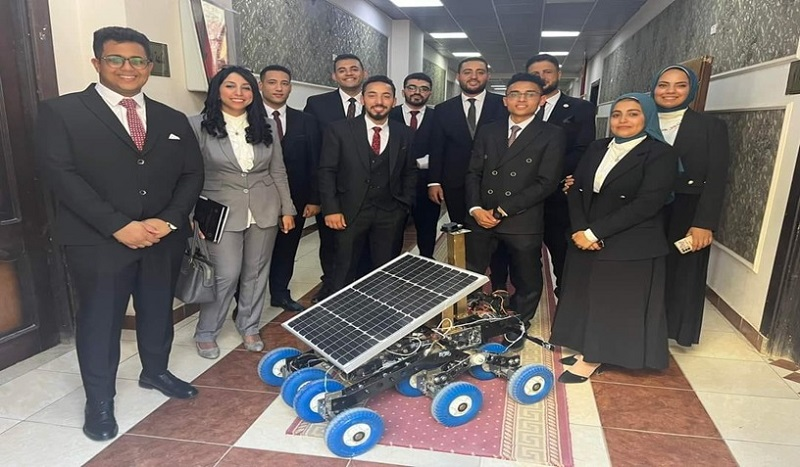
#> input picture original_2023/Documentation/show/1.jpg, 800 x 467 px, given in place of s2.jpg, which was not available; the run also reads 2 pictures not shown here
$ python make_video.py ../original_2023/Documentation/show/1.jpg
#> lines starting #> are read from the running program, lines starting #| are printed output that depends on the picture
"""MISSION X - final project demo video (1920x1080, 30 fps, H.264 + AAC).

Frames are composed in Python (PIL/numpy) and streamed straight into ffmpeg,
so no large intermediate files are written. Sources: the team's own footage
and photos (report, presentation, show folder), the paper figures and a
re-run of the SLAM digital twin for an animated map. The soundtrack is
synthesised procedurally (no third-party music).

Usage:  python make_video.py [--ar] [--preview]
        --ar       Arabic edition (Arabic captions, right-to-left layout)
        --preview  960x540, faster
Output: video/MissionX_Rover_Demo.mp4 (or MissionX_Rover_Demo_AR.mp4)
"""
from __future__ import annotations

import math
import os
import subprocess
import sys
import wave

import numpy as np
from PIL import Image, ImageDraw, ImageFilter, ImageFont

HERE = os.path.dirname(os.path.abspath(__file__))
ROOT = os.path.dirname(HERE)
PROJ = os.path.dirname(ROOT)
# 2023 material: the untouched sibling folder when present, otherwise the copy
# in original_2023/ (where navigation.mp4 and sensor.mp4 are 1080p re-encodes)
DOC = os.path.join(PROJ, "Space Exploration Rover", "Documentation")
if not os.path.isdir(DOC):
    DOC = os.path.join(ROOT, "original_2023", "Documentation")
FIG = os.path.join(ROOT, "paper", "figures")
OUT_FIG = os.path.join(ROOT, "analysis", "out")
ASSETS = os.path.join(HERE, "assets")
BUILD = os.path.join(HERE, "build")
os.makedirs(BUILD, exist_ok=True)
sys.path.insert(0, os.path.join(ROOT, "ros2_ws", "src", "rover_core"))
sys.path.insert(0, os.path.join(ROOT, "analysis"))

PREVIEW = "--preview" in sys.argv
# --ar renders the Arabic edition: Arabic captions, right-to-left layout
RTL = "--ar" in sys.argv
W, H = (960, 540) if PREVIEW else (1920, 1080)


def tr(en, ar):
    """Pick the caption for the current edition."""
    return ar if RTL else en


def is_ar(s):
    return any("؀" <= ch <= "ۿ" for ch in s)
S = W / 1920.0
FPS = 30
FONTS = r"C:\Windows\Fonts"
MARS = (235, 104, 52)
INK = (12, 12, 14)
WHITE = (255, 255, 255)
SOFT = (225, 223, 216)


def font(name, size):
    return ImageFont.truetype(os.path.join(FONTS, name), max(8, int(size * S)),
                              layout_engine=ImageFont.Layout.RAQM)


F_TITLE = lambda s: font("bahnschrift.ttf", s)       # Latin display face (no Arabic glyphs)
F_BOLD = lambda s: font("segoeuib.ttf", s)
F_SEMI = lambda s: font("seguisb.ttf", s)
F_REG = lambda s: font("segoeui.ttf", s)
F_LIGHT = (lambda s: font("segoeui.ttf", s)) if RTL else (lambda s: font("segoeuil.ttf", s))
F_HEAD = F_BOLD if RTL else F_TITLE                   # headings that may carry Arabic


# ======================================================================
# image helpers
# ======================================================================
def load(path):
#> called with path = 'video/assets/pptx/s2.jpg'
    return Image.open(path).convert("RGB")
#> returned value is the input picture: PIL image 800x467 RGB; mean R, G, B 111.9, 105.1, 101.2


def cover(img, w=W, h=H, cx=0.5, cy=0.5):
#> called with w = 1920, h = 1080, cx = 0.5, cy = 0.5
    r = max(w / img.width, h / img.height)
#> r = 2.4
    im = img.resize((max(w, int(img.width * r + 0.5)), max(h, int(img.height * r + 0.5))), Image.LANCZOS)
    x = int((im.width - w) * cx)
    y = int((im.height - h) * cy)
    return im.crop((x, y, x + w, y + h))
#> returned value: PIL image 1920x1080 RGB


# [7 lines left out: function contain_on_blur, not called in this run]


class KenBurns:
    """Slow zoom/pan over a still (source pre-scaled for the max zoom)."""

    def __init__(self, img, z0=1.0, z1=1.12, c0=(0.5, 0.5), c1=(0.5, 0.5), mode="cover"):
        base = contain_on_blur(img) if mode == "contain" else cover(img)
        zmax = max(z0, z1)
        self.big = base.resize((int(W * zmax), int(H * zmax)), Image.LANCZOS)
        self.z0, self.z1, self.c0, self.c1, self.zmax = z0, z1, c0, c1, zmax
#> self.z0 = 1.04; self.z1 = 1.14; self.c0 = (0.5, 0.45); self.c1 = (0.5, 0.4); self.zmax = 1.14

    # [11 lines left out: function frame, not called in this run]


class VideoClip:
    """Sequential frames from a video segment (scaled/cropped by ffmpeg)."""

    def __init__(self, path, start, dur, mode="cover", crop=None, speed=1.0):
        vf = []
        if crop:  # crop=(x, y, w, h) as fractions of the input
            vf.append(f"crop=iw*{crop[2]}:ih*{crop[3]}:iw*{crop[0]}:ih*{crop[1]}")
        if speed != 1.0:
            vf.append(f"setpts=PTS/{speed}")
        if mode == "cover":
            vf.append(f"scale={W}:{H}:force_original_aspect_ratio=increase,crop={W}:{H}")
            fc = ",".join(vf)
            args = ["-vf", fc + f",fps={FPS}"]
        else:  # contain on blurred background
            pre = ",".join(vf) + "," if vf else ""
            fc = (f"[0:v]{pre}split[a][b];[a]scale={W}:{H}:force_original_aspect_ratio=increase,"
                  f"crop={W}:{H},boxblur=30:4,eq=brightness=-0.22[bg];[b]scale=-2:{H}[fg];"
                  f"[bg][fg]overlay=(W-w)/2:0,fps={FPS}[v]")
            args = ["-filter_complex", fc, "-map", "[v]"]
        self.cmd = ["ffmpeg", "-v", "error", "-ss", str(start), "-t", str(dur / speed if speed != 1.0 else dur),
                    "-i", path] + args + ["-an", "-f", "rawvideo", "-pix_fmt", "rgb24", "-"]
        self.p = None          # decoder is started lazily on the first frame
        self.done = False
        self.last = Image.new("RGB", (W, H), (0, 0, 0))

    # [21 lines left out: functions frame, close, not called in this run]


# ======================================================================
# overlays (RGBA, full frame)
# ======================================================================
def rgba():
    return Image.new("RGBA", (W, H), (0, 0, 0, 0))


def _kw(txt):
    return {"direction": "rtl", "language": "ar"} if is_ar(txt) else {}


def text_w(draw, txt, f):
    return draw.textlength(txt, font=f, **_kw(txt))


def put(d, x, y, txt, f, fill, mirror=True):
    """Draw text whose LEFT edge is at x in the English layout. In the Arabic
    edition the layout is mirrored: the text's RIGHT edge is at W - x."""
    if RTL and mirror:
        d.text((W - x - text_w(d, txt, f), y), txt, font=f, fill=fill, **_kw(txt))
    else:
        d.text((x, y), txt, font=f, fill=fill, **_kw(txt))


def put_right(d, xr, y, txt, f, fill):
    d.text((xr - text_w(d, txt, f), y), txt, font=f, fill=fill, **_kw(txt))


def mbox(box):
    """Mirror a rectangle horizontally in the Arabic edition."""
    x0, y0, x1, y1 = box
    return (W - x1, y0, W - x0, y1) if RTL else box


def spaced(txt):
    # letter-spacing reads well in Latin capitals but breaks Arabic joining
    return txt if is_ar(txt) else " ".join(txt.upper())


def chip(label, number=None):
    """Section label, top-left (top-right in Arabic): '02  STRUCTURE SUBSYSTEM'."""
    im = rgba()
    d = ImageDraw.Draw(im)
    x, y = int(96 * S), int(80 * S)
    f = F_SEMI(26 if not is_ar(label) else 30)
    if number:
        put(d, x, y, number, F_BOLD(26), MARS + (255,))
        x += int(64 * S)
    d.rectangle(mbox((x, y + int(44 * S), x + int(56 * S), y + int(48 * S))), fill=MARS + (255,))
    put(d, x, y - (int(4 * S) if is_ar(label) else 0), spaced(label), f, WHITE + (235,))
    return im


def lower_third(title, sub=None, arabic=None, y_from_bottom=110):
    if RTL:
        arabic = None  # the English edition's extra Arabic line is the main text here
    im = rgba()
    d = ImageDraw.Draw(im)
    ft, fs = F_BOLD(54 if not is_ar(title) else 50), F_REG(32)
    tw = text_w(d, title, ft)
    sw = text_w(d, sub, fs) if sub else 0
    aw = text_w(d, arabic, F_SEMI(34)) if arabic else 0
    pad = int(36 * S)
    bw = int(max(tw, sw, aw) + 2 * pad + 10 * S)
    bh = int(pad * 1.6 + 70 * S + (50 * S if sub else 0) + (54 * S if arabic else 0))
    x0 = int(96 * S)
    y0 = H - int(y_from_bottom * S) - bh
    d.rounded_rectangle(mbox((x0, y0, x0 + bw, y0 + bh)), radius=int(14 * S), fill=(10, 10, 12, 190))
    d.rectangle(mbox((x0, y0, x0 + int(8 * S), y0 + bh)), fill=MARS + (255,))
    ty = y0 + int(pad * 0.8)
    put(d, x0 + pad, ty, title, ft, WHITE + (255,))
    ty += int(70 * S)
    if sub:
        put(d, x0 + pad, ty, sub, fs, SOFT + (255,))
        ty += int(50 * S)
    if arabic:
        put(d, x0 + pad, ty, arabic, F_SEMI(34), (255, 200, 170, 255))
    return im


def bullets(items, x=96, y=300, size=40, gap=74):
    """List of (text, appear_u) -> function(u) returning overlay."""
    # [14 lines left out: function make, not called in this run]
    return make


def scrim_left(strength=215, reach=0.62):
    """Dark gradient behind the text side (left; right in the Arabic edition)."""
    x = np.linspace(0, 1, W)
    a = np.clip(1 - x / reach, 0, 1) ** 1.3 * strength
    if RTL:
        a = a[::-1]
    im = np.zeros((H, W, 4), np.uint8)
    im[..., 3] = np.repeat(a[None, :], H, axis=0).astype(np.uint8)
    return Image.fromarray(im, "RGBA")


def vignette():
    yy, xx = np.mgrid[0:H, 0:W]
    r = np.sqrt(((xx - W / 2) / (W / 2)) ** 2 + ((yy - H / 2) / (H / 2)) ** 2)
    a = np.clip((r - 0.65) / 0.75, 0, 1) ** 1.5 * 170
    im = np.zeros((H, W, 4), np.uint8)
    im[..., 3] = a.astype(np.uint8)
    return Image.fromarray(im, "RGBA")


def bottom_gradient(strength=200):
    a = np.linspace(0, 1, H) ** 2.2 * strength
    im = np.zeros((H, W, 4), np.uint8)
    im[..., 3] = np.repeat(a[:, None], W, axis=1).astype(np.uint8)
    return Image.fromarray(im, "RGBA")


VIGNETTE = None
GRADIENT = None


# ======================================================================
# scene framework
# ======================================================================
class Scene:
    def __init__(self, dur, layers, overlays=(), fade_in=0.45, fade_out=0.45, vign=True, grad=True):
        self.dur, self.layers, self.overlays = dur, layers, overlays
        self.fade_in, self.fade_out, self.vign, self.grad = fade_in, fade_out, vign, grad

    # [30 lines left out: function frames, not called in this run]


def timed(img_or_fn, t0, t1, fade=0.4):
    """Overlay visible between t0..t1 with fades; img_or_fn(u_local) allowed."""
    # [6 lines left out: function ov, not called in this run]
    return ov


def seq(*parts):
    """Concatenate (duration, source) layer parts inside one scene."""
    # [7 lines left out: function layer, not called in this run]
    return layer


# ======================================================================
# special scenes
# ======================================================================
# [141 lines left out: functions title_card, title_overlay, institution_overlay, stat_tiles, credits_overlay_ar, credits_overlay, not called in this run]


class SlamAnim:
    """Animated digital-twin mapping run (re-computed with snapshots)."""

    # [146 lines left out: functions __init__, render, synth_music, not called in this run]


# ======================================================================
# storyboard
# ======================================================================
def build_scenes():
    pv = lambda *p: os.path.join(DOC, *p)
    media = os.path.join(FIG, "src", "media")
    pptx = os.path.join(ASSETS, "pptx")
    scenes = []

    # 1 cold open: real rover driving + title
    v = VideoClip(os.path.join(pptx, "media3.mp4"), 6.0, 9.0)
    shade1 = Image.new("RGBA", (W, H), (0, 0, 0, 135))
    scenes.append(Scene(9.0, lambda t, u: Image.alpha_composite(v.frame(u).convert("RGBA"), shade1),
                        [timed(lambda u: title_overlay(u), 1.0, 9.0, 0.8)], fade_in=1.0))

    # 2 institution
    kb = KenBurns(load(os.path.join(pptx, "s2.jpg")), 1.04, 1.14, (0.5, 0.45), (0.5, 0.40))
    dark = Image.new("RGBA", (W, H), (0, 0, 0, 150))
    scenes.append(Scene(7.0, lambda t, u: Image.alpha_composite(kb.frame(u).convert("RGBA"), dark),
                        [timed(institution_overlay, 0.6, 7.0)]))

    # 3 mission
    kb3 = KenBurns(load(os.path.join(media, "image141.png")), 1.0, 1.10, (0.45, 0.5), (0.55, 0.45))
#> call 2 of load, with path = 'paper/figures/src/media/image141.png'
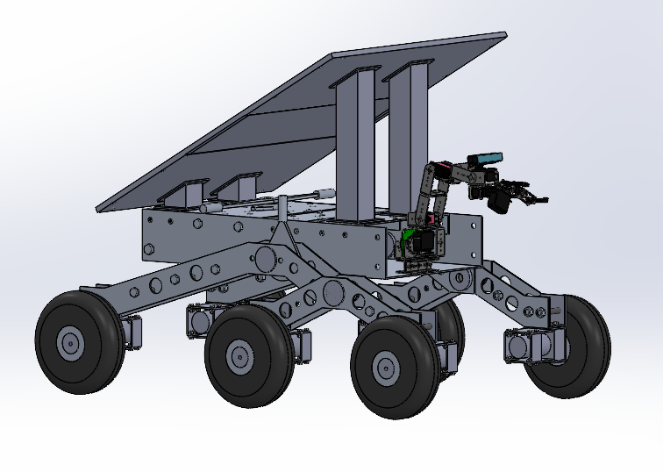
#> input picture paper/figures/src/media/image141.png, 663 x 472 px
#> call 2 of cover, with w = 1920, h = 1080, cx = 0.5, cy = 0.5
#> in cover (call 2), `r = max(w / img.width, h / img.height)`: r = 2.9
#> in cover (call 2), `return im.crop((x, y, x + w, y + h))`:
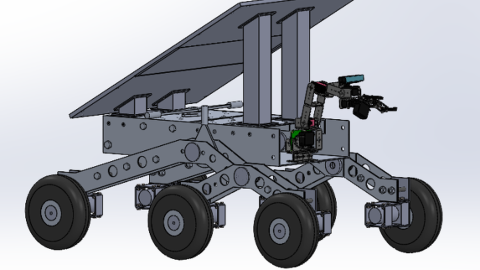
#> returned value: PIL image 1920x1080 RGB (shown at 1/4 size); mean R, G, B 163.2, 165.8, 172.5
    items = [(tr("Explore unknown terrain", "استكشاف بيئة مجهولة"), 0.08),
             (tr("Map and navigate autonomously (SLAM)", "رسم الخريطة والملاحة الذاتية (SLAM)"), 0.22),
             (tr("Measure the environment", "قياس ظروف البيئة"), 0.36),
             (tr("Collect soil samples with a 6-DOF arm", "جمع عينات التربة بذراع سداسية الحرية"), 0.50),
             (tr("Report everything to the ground station", "إرسال كل البيانات إلى المحطة الأرضية"), 0.64)]
    scrim = scrim_left()
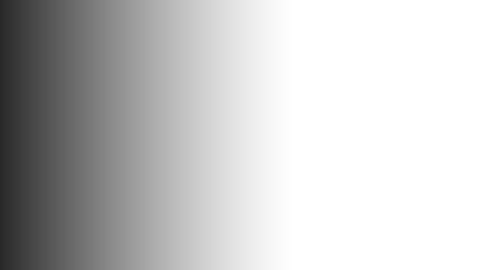
#> scrim: PIL image 1920x1080 RGBA (shown at 1/4 size); mean R, G, B, A 0, 0, 0, 57.7; transparent parts drawn white
    scenes.append(Scene(11.0, lambda t, u: Image.alpha_composite(kb3.frame(u).convert("RGBA"), scrim),
                        [timed(chip(tr("The mission", "المهمة"), "01"), 0.3, 11.0),
                         timed(bullets(items, y=330), 0.0, 11.0, 0.01)]))

    # 4 structure: CAD -> photos
    a1 = KenBurns(load(os.path.join(media, "image142.jpeg")), 1.0, 1.12, (0.5, 0.4), (0.5, 0.55))
#> call 3 of load, with path = 'paper/figures/src/media/image142.jpeg'
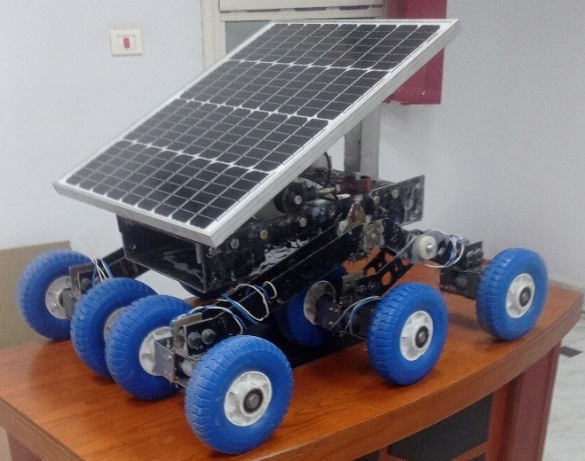
#> input picture paper/figures/src/media/image142.jpeg, 585 x 461 px
#> in load, returned value is the input picture: PIL image 585x461 RGB; mean R, G, B 123.8, 116.6, 122.1
#> call 3 of cover, with w = 1920, h = 1080, cx = 0.5, cy = 0.5
#> in cover (call 3), `r = max(w / img.width, h / img.height)`: r = 3.28
#> in cover (call 3), `return im.crop((x, y, x + w, y + h))`:
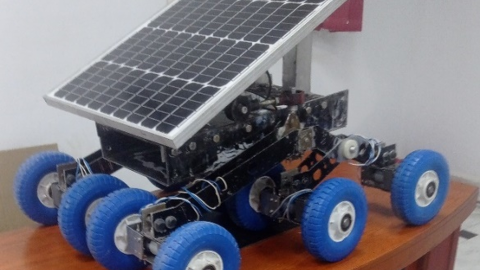
#> returned value: PIL image 1920x1080 RGB (shown at 1/4 size); mean R, G, B 115.5, 114.6, 125.2
    a2 = KenBurns(load(os.path.join(media, "image144.jpeg")), 1.08, 1.0, (0.6, 0.5), (0.4, 0.5))
#> call 4 of load, with path = 'paper/figures/src/media/image144.jpeg'
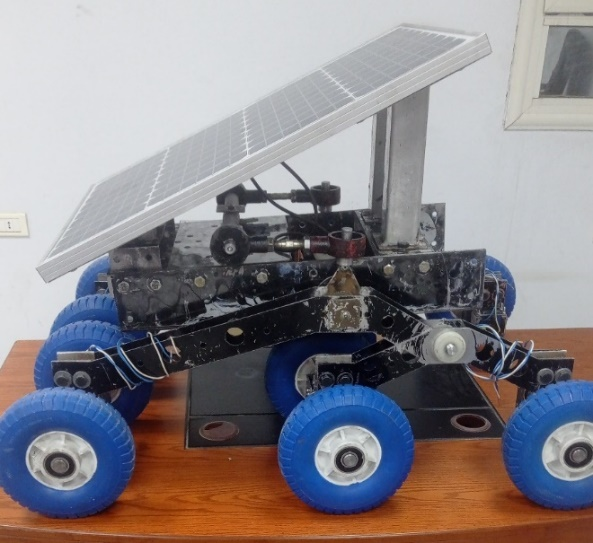
#> input picture paper/figures/src/media/image144.jpeg, 593 x 543 px
#> in load, returned value is the input picture: PIL image 593x543 RGB; mean R, G, B 136.6, 132, 136.7
#> call 4 of cover, with w = 1920, h = 1080, cx = 0.5, cy = 0.5
#> in cover (call 4), `r = max(w / img.width, h / img.height)`: r = 3.24
#> in cover (call 4), `return im.crop((x, y, x + w, y + h))`:
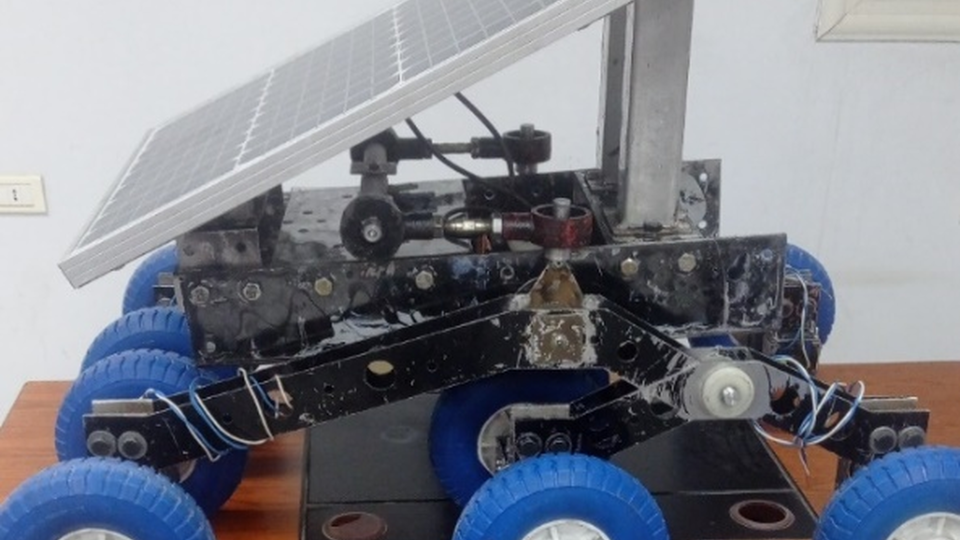
#> returned value: PIL image 1920x1080 RGB (shown at 1/2 size); mean R, G, B 122.5, 125.7, 135.4
#> (the rest of the program and of its run is left out)
